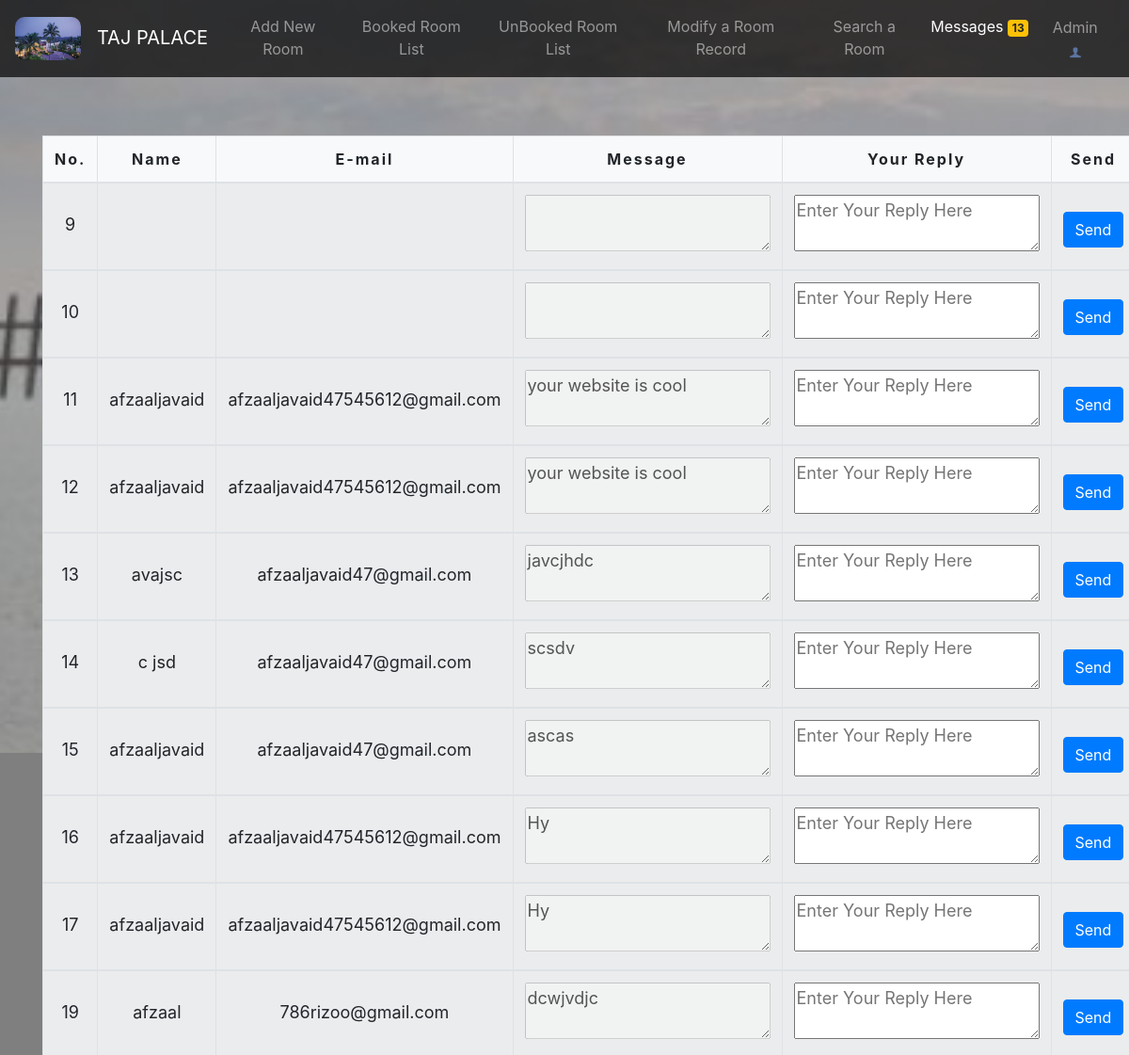
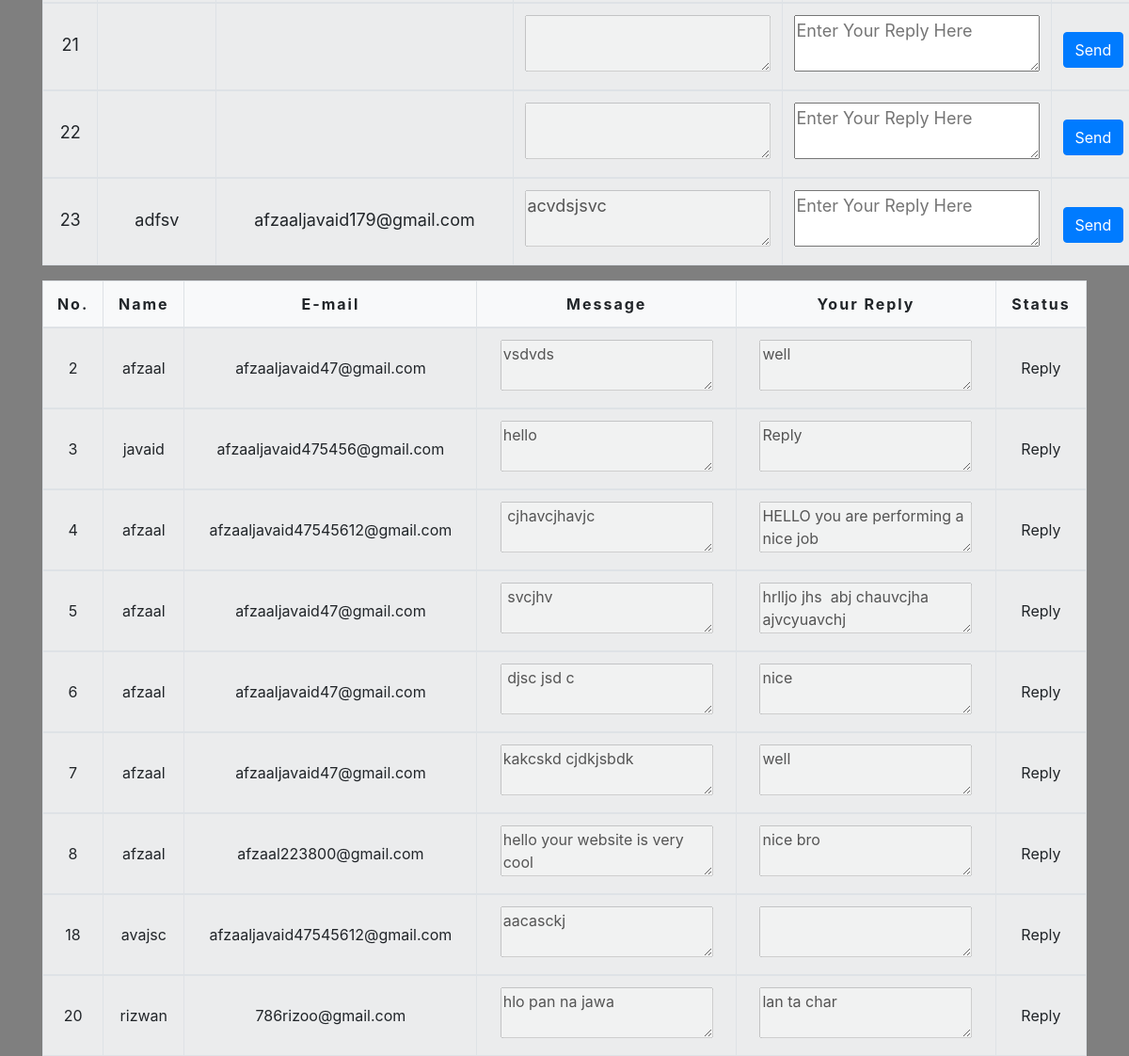
Page /admin/messages.php on the committed database (2 pictures, top to bottom).
### tables this page shows
CREATE TABLE `messages` (
  `no` int(11) NOT NULL,
  `name` varchar(50) NOT NULL,
  `email` varchar(50) NOT NULL,
  `message` varchar(255) NOT NULL,
  `reply` varchar(255) NOT NULL DEFAULT 'No Reply',
  `status` varchar(10) NOT NULL DEFAULT 'No Reply'
);

### admin/messages.php (the view, shortened to what this page needs)
<?php
include("dbcon.php");
$sql="SELECT COUNT(no) AS total FROM messages WHERE status='No Reply' ";
$run=mysqli_query($con,$sql);
$data=mysqli_fetch_assoc($run);
?>
<!DOCTYPE html>
<html lang="en">
<head>
  <link rel="stylesheet" href="https://maxcdn.bootstrapcdn.com/bootstrap/4.3.1/css/bootstrap.min.css">
    <script src="https://maxcdn.bootstrapcdn.com/bootstrap/4.3.1/js/bootstrap.min.js"></script></head>
<body style="background-color: rgba(0,0,0,0.5);">
    <nav class="navbar navbar-expand-lg navbar-dark fixed-top">
    <a href="index1.php" class="navbar-brand"><img src="img/g2.jpg" style="width: 70px;height: 70;border-radius: 10px;">&nbsp;&nbsp;&nbsp;TAJ PALACE</a>
    <div class="collapse navbar-collapse" id="navbaraid">
    <ul class="navbar-nav ml-auto text-center">
      <li class="nav-item"><a class="nav-link" href="index1.php">Add New Room</a></li>
      <li class="nav-item"><a class="nav-link" href="booked.php">Booked Room List</a></li>
      <li class="nav-item"><a class="nav-link" href="unbooked.php">UnBooked Room List</a></li>
      <li class="nav-item"><a class="nav-link" href="modify_record.php">Modify a Room Record</a></li>
      <li class="nav-item"><a class="nav-link" href="search_room.php">Search a Room</a></li>
      <li class="nav-item"><a class="nav-link active" href="messages.php">Messages&nbsp;<span class="badge badge-warning"><?php echo $data['total'];?></span></a></li>
      <li class="nav-item text-center"><a href="admindesign.php" class="btn nav-link">Admin<img src="img/admn.png" style="width: 20px;height: 20px;"></a>
      </li>
   </ul>
  </div>
  </nav>
  <header id="head" style="width: 100%;height: 100vh;">
    <br><br><br><br><br><br>
    <div class="container">
  <form method="POST">
   <table class="table table-striped table-hover table-bordered table-responsive-md bg-light">
      <thead class="bg-light">
        <tr style="letter-spacing: 2px;">
          <th class="text-center">No.</th>
          <th class="text-center">Name</th>
          <th class="text-center">E-mail</th>
          <th class="text-center">Message</th>
          <th class="text-center">Your Reply</th>
          <th class="text-center">Send</th>
        </tr>
      </thead>
<?php
include("dbcon.php");
$sql="SELECT * FROM `messages` WHERE `status`='No Reply'";
$run=mysqli_query($con,$sql);
while($data=mysqli_fetch_assoc($run))
{
  ?>
  <tbody>
    <tr style="font-size: 18px;">
      <td class="text-center" style="padding-top: 30px;"><?php echo $data['no'];?></td>
      <td class="text-center" style="padding-top: 30px;"><?php echo $data['name'];?></td>
      <td class="text-center" style="padding-top: 30px;"><?php echo $data['email'];?></td>
      <td class="text-center"><textarea disabled=""><?php echo $data['message'];?></textarea></td>
      <td class="text-center"><textarea placeholder="Enter Your Reply Here" name="rep"></textarea></td>
      <td class="text-center" style="padding-top: 30px;"><input type="submit" name="submitmess" class="btn btn-primary" value="Send"></td>
    </tr>
  <?php
}
?>
</tbody>
</table>
</form>
</div>
<div class="container">
<table class="table table-striped table-hover table-bordered table-responsive-md bg-light">      <thead class="bg-light">
        <tr style="letter-spacing: 2px;">
          <th class="text-center">No.</th>
          <th class="text-center">Name</th>
          <th class="text-center">E-mail</th>
          <th class="text-center">Message</th>
          <th class="text-center">Your Reply</th>
          <th class="text-center">Status</th>
        </tr>
      </thead>
      <?php
      $con=mysqli_connect("localhost","root","","hotal");
      $sql="SELECT * FROM `messages` WHERE `status`='Reply'";
      $run=mysqli_query($con,$sql);
      while($data=mysqli_fetch_assoc($run))
      {
        ?>
        <tbody>
        <tr>
          <td class="text-center" style="padding-top: 30px;"><?php echo $data['no'];?></td>
          <td class="text-center" style="padding-top: 30px;"><?php echo $data['name'];?></td>
          <td class="text-center" style="padding-top: 30px;"><?php echo $data['email'];?></td>
          <td class="text-center">
           <textarea disabled=""><?php echo $data['message'];?></textarea></td>
          <td class="text-center"><textarea disabled=""><?php echo $data['reply'];?></textarea></td>
          <td class="text-center" style="padding-top: 30px;"><?php echo $data['status'];?></td>
        </tr>
        <?php
      }
      ?>
</tbody>
</table>
</div>
</header>
</body>
</html>

### admin/messages.php (style rules this page uses)
#head { background:linear-gradient(rgba(0,0,0,0.3),rgba(0,0,0,0.4)),url(img/b1.jpg); background-size: cover; background-position: center; background-attachment: fixed; }
.navbar { background-color: rgba(0,0,0,0.7); }

### rows in the picture
messages: no "9"
messages: no "10"
messages: no "11", name "afzaaljavaid", email "afzaaljavaid47545612@gmail.com", message "your website is cool"
messages: no "12", name "afzaaljavaid", email "afzaaljavaid47545612@gmail.com", message "your website is cool"
messages: no "13", name "avajsc", email "afzaaljavaid47@gmail.com", message "javcjhdc"
messages: no "14", name "c jsd", email "afzaaljavaid47@gmail.com", message "scsdv"
messages: no "15", name "afzaaljavaid", email "afzaaljavaid47@gmail.com", message "ascas"
messages: no "16", name "afzaaljavaid", email "afzaaljavaid47545612@gmail.com", message "Hy"
messages: no "17", name "afzaaljavaid", email "afzaaljavaid47545612@gmail.com", message "Hy"
messages: no "19", name "afzaal", email "786rizoo@gmail.com", message "dcwjvdjc"
messages: no "21"
messages: no "22"
messages: no "23", name "adfsv", email "afzaaljavaid179@gmail.com", message "acvdsjsvc"
messages: no "2", name "afzaal", email "afzaaljavaid47@gmail.com", message "vsdvds", reply "well", status "Reply"
messages: no "3", name "javaid", email "afzaaljavaid475456@gmail.com", message "hello", reply "Reply", status "Reply"
messages: no "4", name "afzaal", email "afzaaljavaid47545612@gmail.com", message "cjhavcjhavjc", reply "HELLO you are performing a nice job", status "Reply"
messages: no "5", name "afzaal", email "afzaaljavaid47@gmail.com", message "svcjhv", reply "hrlljo jhs abj chauvcjha ajvcyuavchj", status "Reply"
messages: no "6", name "afzaal", email "afzaaljavaid47@gmail.com", message "djsc jsd c", reply "nice", status "Reply"
messages: no "7", name "afzaal", email "afzaaljavaid47@gmail.com", message "kakcskd cjdkjsbdk", reply "well", status "Reply"
messages: no "8", name "afzaal", email "afzaal223800@gmail.com", message "hello your website is very cool", reply "nice bro", status "Reply"
messages: no "18", name "avajsc", email "afzaaljavaid47545612@gmail.com", message "aacasckj", status "Reply"
messages: no "20", name "rizwan", email "786rizoo@gmail.com", message "hlo pan na jawa", reply "lan ta char", status "Reply"

### other values in the picture
$data['total'] "13"
